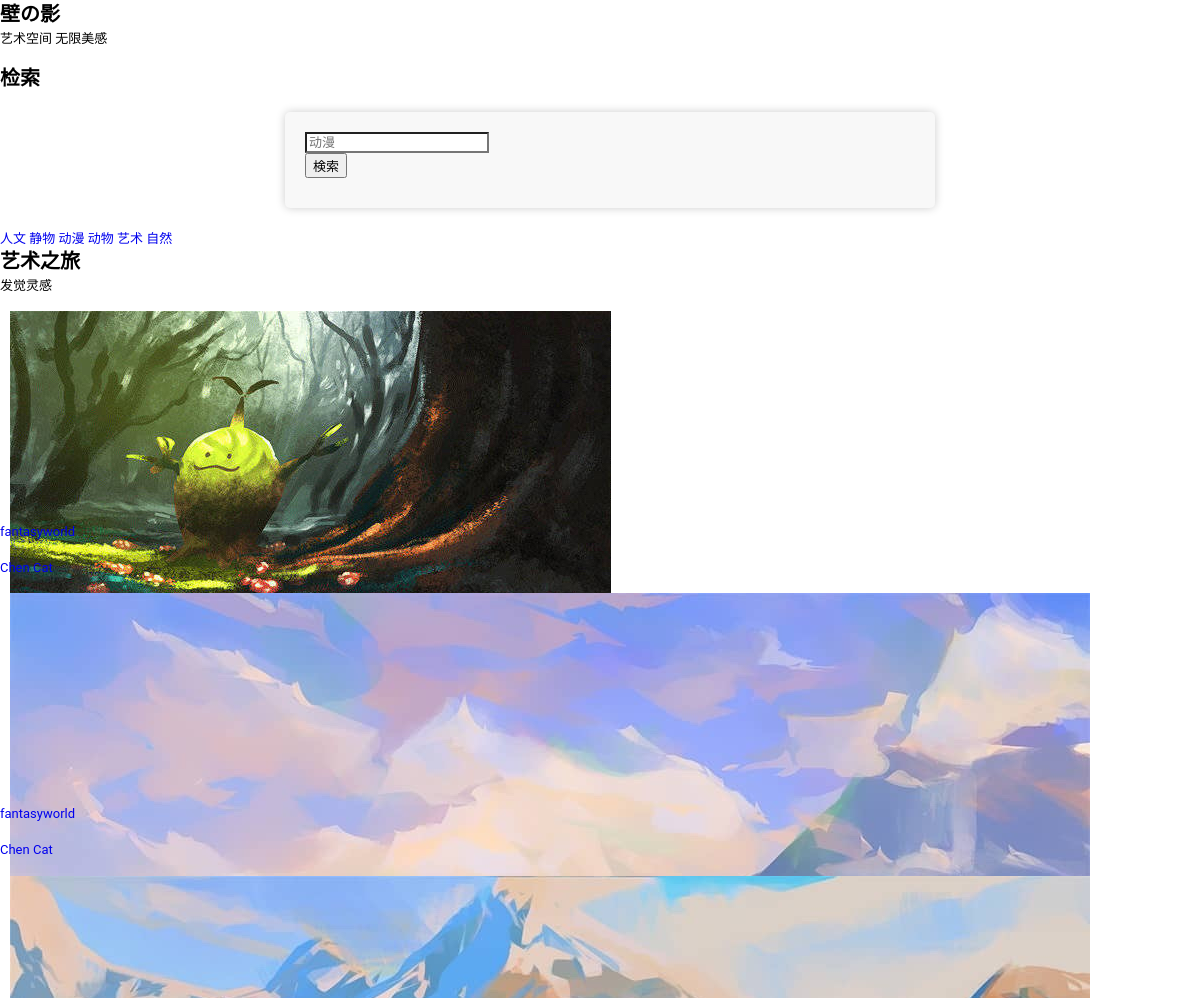
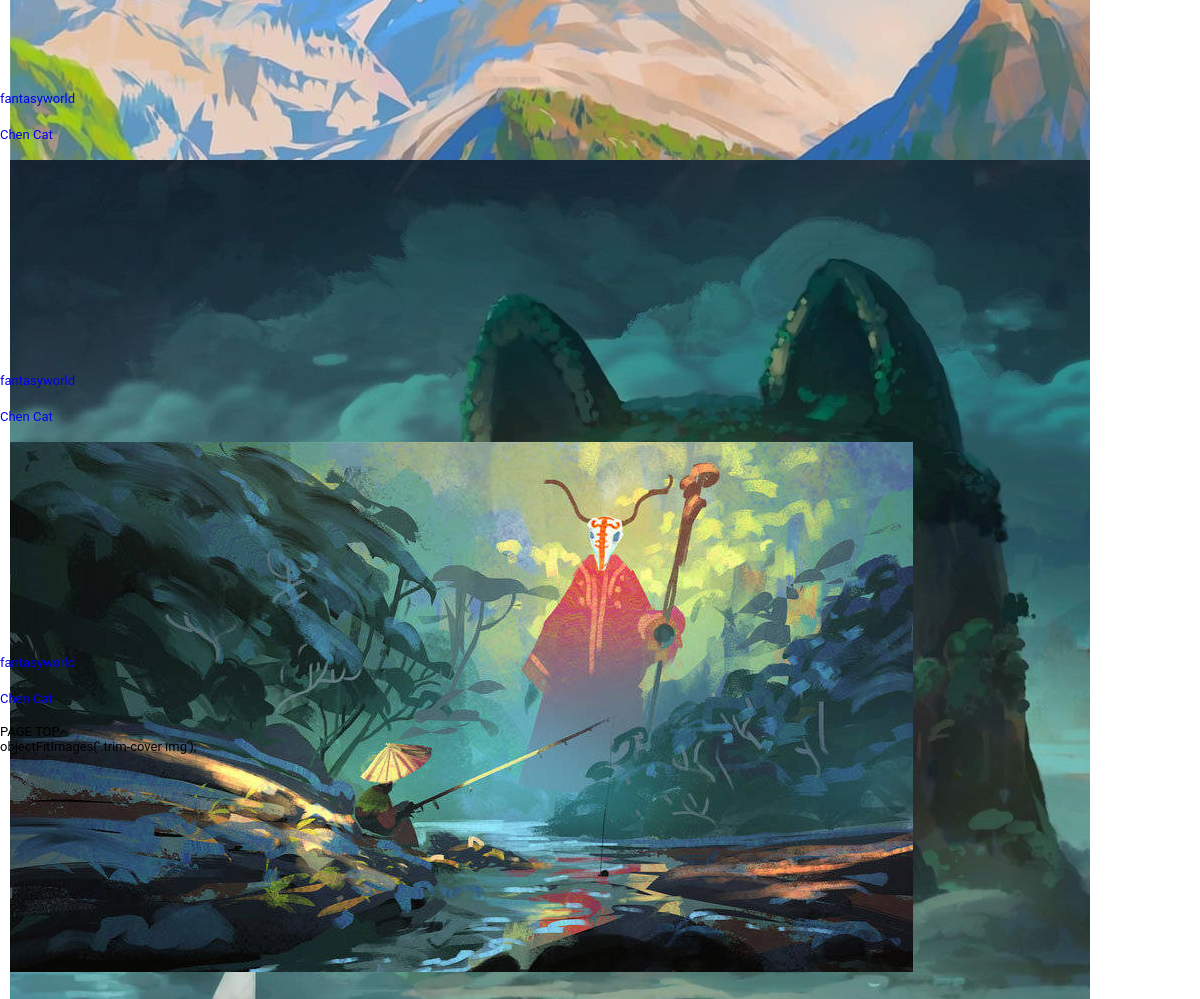
The page /search?theme=dm on the database its author committed (2 pictures, top to bottom).
### app.py (models this page shows)
class WallPaper(db.Model):  # 表名将会是 wallpaper
    id = db.Column(db.Integer, primary_key=True)  # 主键
    uploader = db.Column(db.String(20))  # 上传者
    location = db.Column(db.String(20),default='快乐星球')  # 地点
    theme = db.Column(db.String(10)) #主题
    name = db.Column(db.String(20)) #名字

### app.py (the view)
@app.route('/search', methods = ['POST','GET'])
def search():
    theme = request.args.get('theme')
    papers = WallPaper.query.filter(WallPaper.theme == theme).all()  # 读取所有电影记录
    papers = safework(papers)
    print(papers)
    return render_template('search.html',  papers=papers)

### wallpaperextend.py (called while the page is built)
def safework(wallpapers):
    path = os.path.join(os.path.dirname(__file__), 'static/images')
    print(path)
    images = os.listdir(path)
    print(images)
    imagelist = {}
    for image in images:
        prefix = image.split('.')[0]
        imagelist[prefix] = os.path.join(path.split('static/')[1],image)
    print(imagelist)
    print('ttttttt')
    print(wallpapers)
    for paper in wallpapers:
        print(paper)
        print(paper.name)
        if paper.name in imagelist:
            paper.name = imagelist[paper.name]
    for one in wallpapers:
        print(one.name)
    return wallpapers

### templates/search.html (shortened to what this page needs)
<!DOCTYPE html>
<html lang="ja">
<head>
	<link rel='stylesheet' id='wp-block-library-css'  href='https://shootest.jp/wp-includes/css/dist/block-library/style.min.css' type='text/css' media='all' />
<link rel='stylesheet' id='wpcf7-redirect-script-frontend-css'  href='https://shootest.jp/wp-content/plugins/wpcf7-redirect/build/css/wpcf7-redirect-frontend.min.css' type='text/css' media='all' />
<link rel='stylesheet' id='amazonjs-css'  href='https://shootest.jp/wp-content/plugins/amazonjs/css/amazonjs.css' type='text/css' media='all' />
<link rel='stylesheet' id='cf7cf-style-css'  href='https://shootest.jp/wp-content/plugins/cf7-conditional-fields/style.css' type='text/css' media='all' />
<link rel='stylesheet' id='style-css'  href="{{ url_for('static', filename = 'style.css') }}" type='text/css' media='all' />
<link rel='stylesheet' id='common2-css'  href='https://shootest.jp/wp-content/themes/shootest_v4/lib/css/common.css' type='text/css' media='all' />
<link rel='stylesheet' id='fonts-css'  href='https://shootest.jp/wp-content/themes/shootest_v4/css/fonts.css' type='text/css' media='all' />
<link rel='stylesheet' id='boxer-css'  href='https://shootest.jp/wp-content/themes/shootest_v4/css/jquery.fs.boxer.min.css' type='text/css' media='all' />
<link rel='stylesheet' id='font-awesome-css'  href='https://maxcdn.bootstrapcdn.com/font-awesome/4.7.0/css/font-awesome.min.css' type='text/css' media='all' />
<link rel='stylesheet' id='modal-css'  href='https://shootest.jp/wp-content/themes/shootest_v4/css/jquery.modal.min.css' type='text/css' media='all' />
<link rel='stylesheet' id='index-css'  href='https://shootest.jp/wp-content/themes/shootest_v4/lib/css/index.css' type='text/css' media='all' />
</head>
<div id="ibContainer" class="container-full">
  <div id="ibInner">
    <div id="ibSlideWrapper">
      <div id="ibSlideCont">
        <div class="ib-copy-inner">
          <h2>壁の影</h2>
          <p>艺术空间 无限美感</p>
        </div>
      </div>
    </div>
  </div>
</div>
<section id="homeSearch">
  <div class="home-search-inner contents">
    <div class="search-keyword">
      <div class="search-box-inner">
        <h2 class="search-ttl">检索</h2>
        <form method="get" id="searchform" action="https://shootest.jp">
          <div class="form-container">
            <div class="form-wrap">
              <div class="keyword-wrap"><input type="text" name="s" id="s" placeholder="动漫" /></div>
            </div>
            <div class="button-wrap">
              <button type="submit" class="submit" name="submit" id="searchsubmit">検索</button>
            </div>
          </div>
        </form>
        <div class="search-word-container">
              <a href = "{{ url_for('search', theme = 'rw') }}" class="word-item">人文</a>
              <a href = "{{ url_for('search', theme = 'jw') }}" class="word-item">静物</a>
              <a href = "{{ url_for('search', theme = 'dm') }}" class="word-item">动漫</a>
              <a href = "{{ url_for('search', theme = 'dw') }}" class="word-item">动物</a>
              <a href = "{{ url_for('search', theme = 'art') }}" class="word-item">艺术</a>
              <a href = "{{ url_for('search', theme = 'zr') }}" class="word-item">自然</a>
        </div>
      </div>
    </div>
  </div>
</section>
<section id="pickup" class="contents">
  <div class="home-section-inner pb0">
    <div class="home-section-ttl">
      <h2 class="f-alp">艺术之旅</h2>
      <p>发觉灵感</p>
    </div>
    <div class="home-pickup-container">
        {% for paper in papers %}
            <article class="home-pickup-item hover-fade">
                <a href="https://shootest.jp/studio/s760/" class="tdn">
                    <div class="photo"><img src = {{ url_for('static', filename= paper.name)}}  alt="wallpaper"></div>
                    <div class="pickup-data">
                                    <div class="category-wrap">
                        <p class="studio-area">
                        {{ paper.location }}                              </p>
                        <p class="studio-scene">
                        {{ paper.uploader }}                               </p>
                    </div>
                    </div>
                </a>
            </article>
        {% endfor %}
    </div>
  </div>
</section>
<footer>
<div class="go-top f-alp">PAGE TOP<i class="fa fa-angle-up"></i></div>
</footer>
  objectFitImages('.trim-cover img');
</body>
</html>

### static/style.css (style rules this page uses)
html,body { width: 100%; }
html { font-size:62.5%; }
body,div,p,ul,ol,li,table,tr,th,td,article,aside,details,figcaption,figure,footer,header,hgroup,nav,section,address { font-size:13px; font-size:1.3rem; }
span,a { font-size:1em; }
html, body, div, span, applet, object, iframe, h1, h2, h3, h4, h5, h6, p, blockquote, pre, a, abbr, acronym, address, big, cite, code, del, dfn, em, font, ins, kbd, q, s, samp, small, strike, strong, sub, sup, tt, var, dl, dt, dd, ol, ul, li, fieldset, form, label, legend, table, caption, tbody, tfoot, thead, tr, th, td { border: 0; font-family:'Roboto' , "游ゴシック" , "Yu Gothic" , "游ゴシック体" , "YuGothic" , "ヒラギノ角ゴ Pro W3" , "Hiragino Kaku Gothic Pro" , "Meiryo UI" , "メイリオ" , Meiryo , Osaka , "ＭＳ Ｐゴシック" , "MS PGothic" , sans-serif; font-style: inherit; margin: 0; outline: 0; padding: 0; vertical-align: baseline; word-break: normal; word-wrap: break-word; }
article,aside,details,figcaption,figure,footer,header,hgroup,nav,section,address { display: block; }
html { overflow-y: scroll; -webkit-text-size-adjust: 100%; -ms-text-size-adjust: 100%; }
a { text-decoration: none; overflow:hidden; outline:none; }
h1,h2,h3,h4,h5,h6 { margin: 0; padding:0; line-height:1.4; }
h2 { font-size: 20px; font-size:2rem; }
cite,dfn,em,i { font-style: italic; }
p { font-size:13px; font-size:1.3rem; line-height:1.7; margin-bottom:14px; overflow-wrap: break-word; }
img { -ms-interpolation-mode: bicubic;border: 0; }
button,input,select,textarea { -webkit-box-sizing: border-box; -moz-box-sizing: border-box; box-sizing: border-box; font-size: 100%; margin: 0; max-width: 100%; vertical-align: baseline; }
button,input { line-height: normal; }
input,textarea { background-image: -webkit-linear-gradient(hsla(0,0%,100%,0), hsla(0,0%,100%,0)); }
button, html input[type="button"], input[type="reset"], input[type="submit"] { -webkit-appearance: button;cursor: pointer; }
@media screen and (min-width: 641px) { html,body { width: 100%; min-width:1220px; } }
.photo { width: calc(33.33% - 20px); max-height: 200px; width: auto; height: auto; margin: 10px; }
form { display: flex; flex-direction: column; width: 50%; margin: 20px auto; padding: 20px; background-color: #f8f8f8; border-radius: 5px; box-shadow: 0 0 10px rgba(0, 0, 0, 0.2); flex-wrap: wrap; }
form > * { margin-bottom: 10px; margin-right: 10px; }

### rows shown on the page
WallPaper: shows a picture, location "fantasyworld", uploader "Chen Cat"
WallPaper: location "fantasyworld", uploader "Chen Cat"
WallPaper: location "fantasyworld", uploader "Chen Cat"
WallPaper: location "fantasyworld", uploader "Chen Cat"
WallPaper: shows a picture, location "fantasyworld", uploader "Chen Cat"
